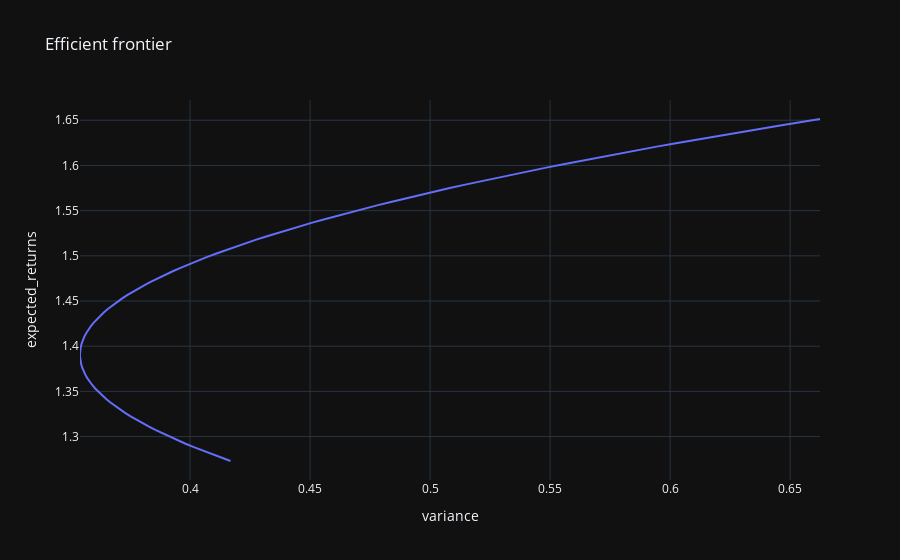

The notebook cell this image was saved under:
### Code cell
model.portfolio_frontier(model="fff5")
